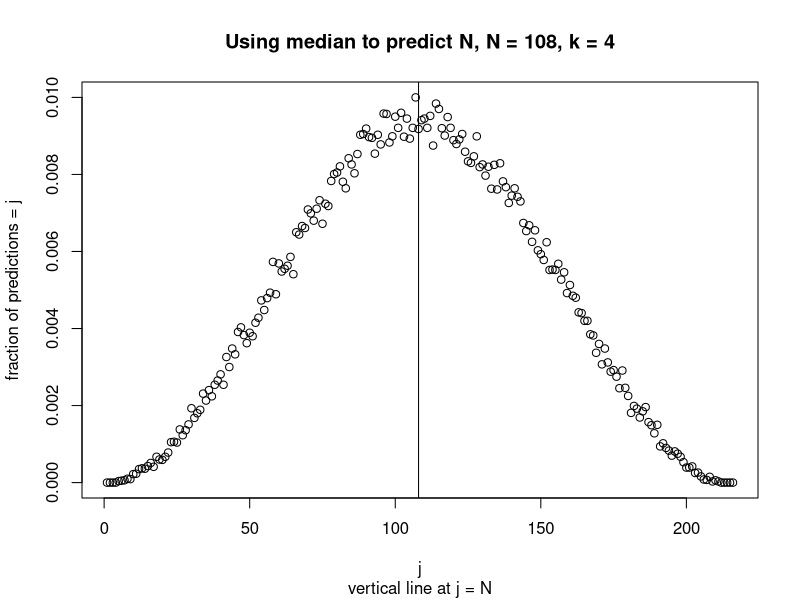
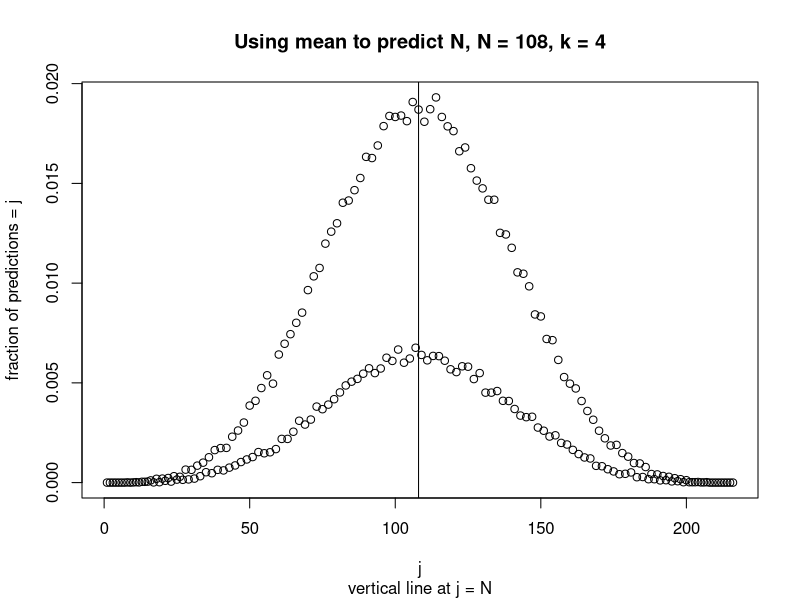
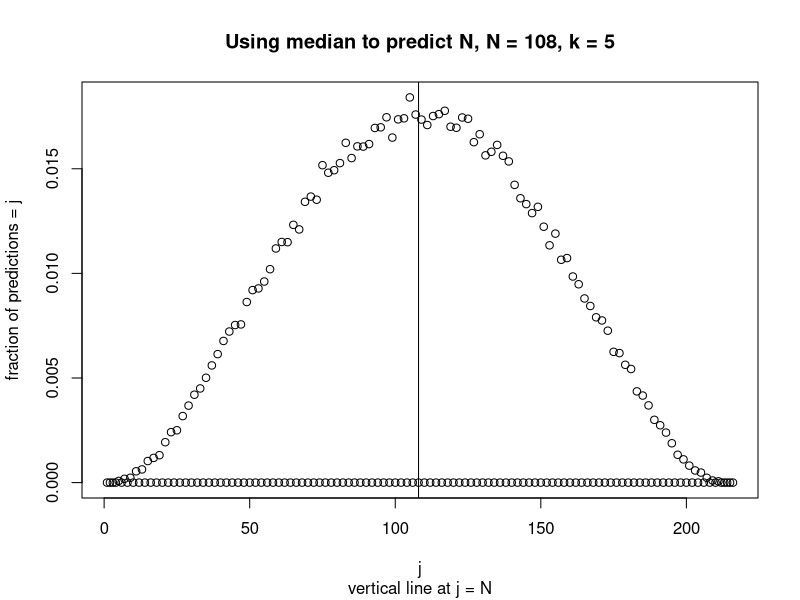
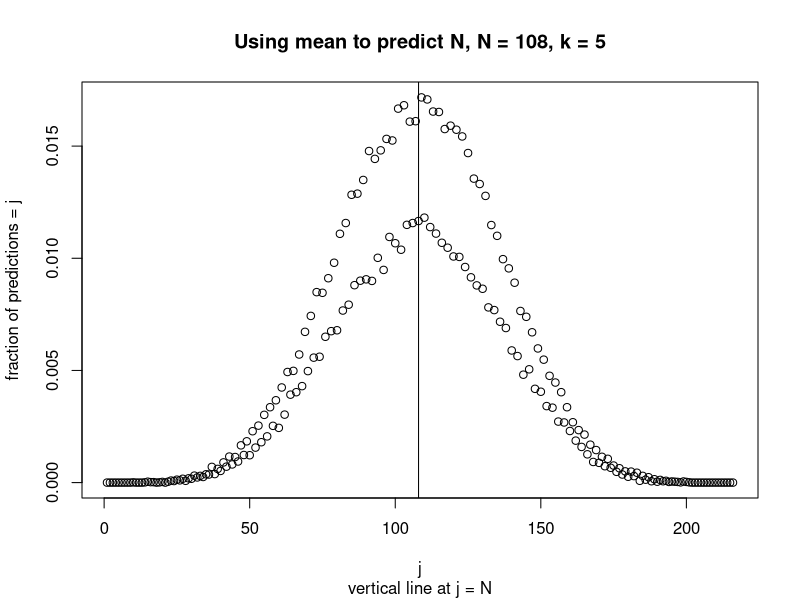
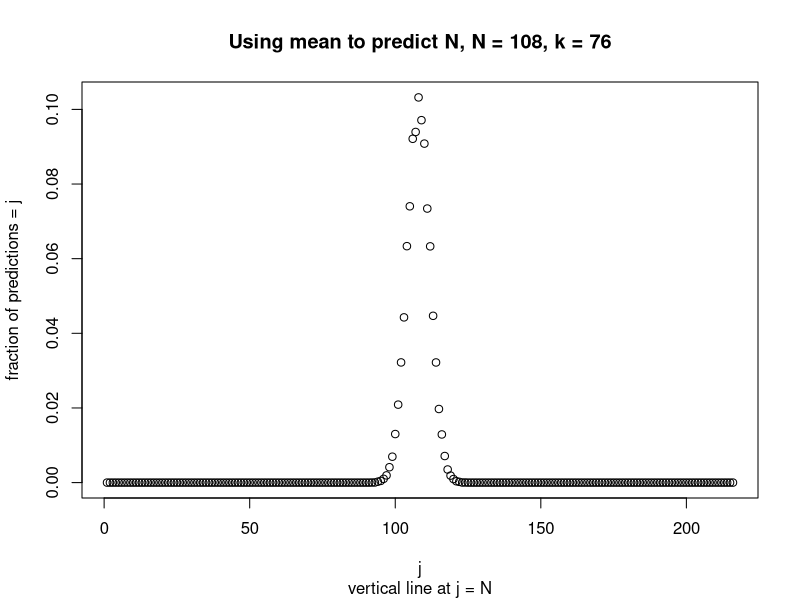
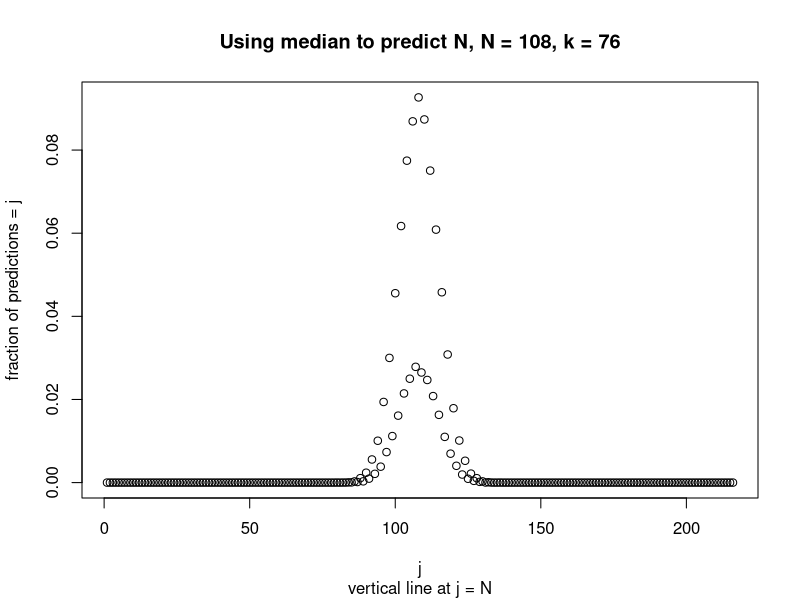
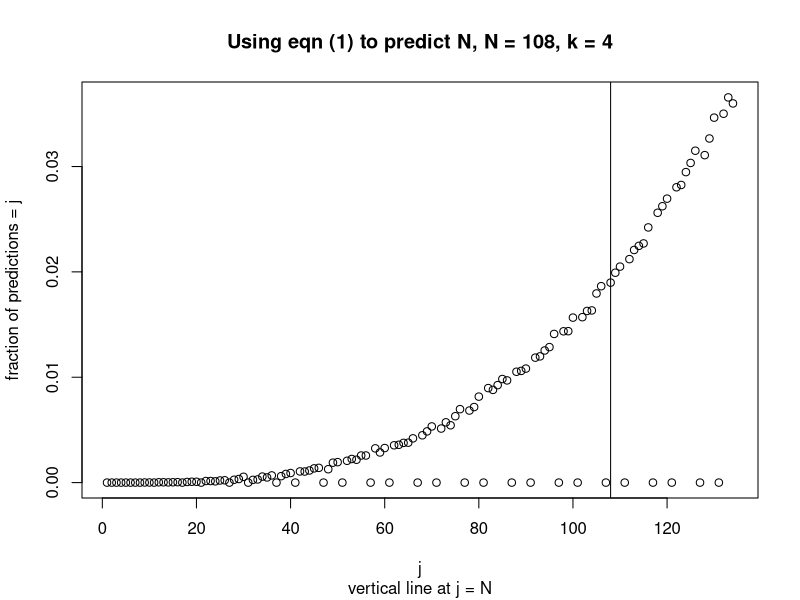

Write the R code that produced these figures, in order.
## ---- chunk 1
mean.or.median.of.k.samples.for.finding.N <- 
                     function(N, k, Lrepl, numMCsamples, CIfraction) {
# March 4, 2022   Alan E. Berger
# 
# Given a positive integer N and k independent random samples from the
# integers 1 through N; without replacement if Lrepl = FALSE, 
# with replacement if Lrepl = TRUE, 
# will try to estimate N from the k random samples using their mean and 
# using their median as detailed below.

# Will do numMCsamples Monte Carlo simulations to see how well this does.
# For each the mean and the median: return a data frame
# containing, for each integer j in 1:2N, the fraction of the simulations
# for which the estimated value of N was equal to j (sorted high to low). 
# Also return the CIfraction confidence interval (CI) about N, 
# e.g., CIfraction equal 0.95,
# meaning the smallest range of integers [j1, j2] such that N is in
# this interval AND at least
#        ceiling(numMCsamples * CIfraction)
# of the estimated values for N from the
# numMCsamples simulation runs are between j1 and j2 (including
# the endpoints j1 and j2). 
# Also return CIlen equal j2 - j1
# This confidence interval might not be symmetric about N. Its length
# will be used as a measure of the quality of the method for estimating N.
# Also return the number of times the estimate is correct (exactly N).
# 
# 
# Note before doing one or more simulation runs, should use set.seed  
# to set the random number generator seed to some recorded integer so
# will be able to reproduce the result. 


# numMCsamples times: use the sample function to select k (approximately) 
# independent random samples from 1:N, with or without replacement 
# governed by Lrepl, 
# then take the mean (m) and median (med) of the k samples. 

# If k were set to N, then with a bit of algebra one can check that:
# one would recover N exactly by doing:
# for the mean:  Nm = 2*m - 1   # N estimated from m
# for the median: Nmed = 2*med - 1   # N estimated from med
#                                      Nmed will always be an integer
# Will use these formulas: Nm = 2*m - 1     Nmed = 2*med - 1   
# to estimate N
# 
# ******* note if k were odd, then med would always be an integer 
# *******      so Nmed would always be an odd integer
#
# For actual mean (m) values from k samples, 
# we will use the round function to get the nearest integer to Nm 
# these rounded estimated values for N will be denoted by:    rNm 

# Note the mean and median of the k samples are 
# at least 1 and at most N,
# so rNm and Nmed are between 1 and 2*N 

# **** note round(a positive integer K + 0.5) will be the EVEN integer
# that is closest to K 
# For example, round(2.5) is 2 and round(3.5) is 4
# This will have a noticeable effect if, e.g., k is 4


# This R function will return two data frames, 
# one from using Nm and one from using Nmed to estimate N.
# Column 2 of each data frame will contain the fraction of 
# the numMCsamples runs for which round(Nm), Nmed, respectively, was 
# equal to the integer j, for j = 1, 2, ... , 2*N       
# Column 1 will be the integers 1 through 2*N
# Each data frame will be sorted from high to low based on column 2. 
 

# simple checks (a "library" level code would check the validity of 
# all the function arguments)
if(k < 1) stop("k is < 1")
if(N < k) stop("N is < k")


# Initialize vectors NmVector and NmedVector of length 2*N containing
# all 0's, and then for each of the numMCsamples simulation runs, 
# add 1 to index rNm of NmVector, and add 1 to index Nmed of NmedVector
# Also initialize other required vectors:

Nvector <- 1:N  # will do k samples from Nvector, 
# with replacement governed by Lrepl
#

jVector <- 1:(2*N)
NmVector <- vector(mode = "integer", length = 2*N)
NmedVector <- vector(mode = "integer", length = 2*N)

# initialize vectors to contain all the numMCsamples estimated
# values for N (will use them to obtain confidence intervals)
 
Nvalues.mean <- numeric(numMCsamples)
Nvalues.median <- numeric(numMCsamples)


# Do the numMCsamples Monte Carlo sampling runs using basic R commands
# and "collect" the results in NmVector, NmedVector,  
#                               Nvalues.mean, Nvalues.median 
# Then form the two data frames Nm.df and Nmed.df: 
# for the mean; from jVector and NmVector / numMCsamples
# for the median; from jVector and NmedVector / numMCsamples
# Then sort each data frame based on descending order in column 2

# Also use the   
#        obtain.conf.interval.from.vector.vec.about.value.y.4March2022 
# function to get the CIfraction confidence interval (CI) [CIleft, CIright]
# about N from Nvalues.mean and from  Nvalues.median 
# This function returns a vector containing the confidence interval,
#  its length, the confidence level that was requested, here CIfraction,
#  the number of times the estimate for N is exactly N, and the value 
#  the confidence interval is for (here N).

# return the list containing Nm.df and Nmed.df and the confidence interval
# vector from Nvalues.mean and from  Nvalues.median, and also 
# Nvalues.mean and Nvalues.median 

##########################################################################

# Do the numMCsamples Monte Carlo sampling runs using basic R commands

for (i in 1:numMCsamples) {
   ksamples <- sample(Nvector, size = k, replace = Lrepl, prob = NULL)
   rNm <- round(2 * mean(ksamples) - 1)
   Nmed <- 2 * median(ksamples) - 1
   NmVector[rNm] <- NmVector[rNm] + 1L
   NmedVector[Nmed] <- NmedVector[Nmed] + 1L

   Nvalues.mean[i] <- rNm
   Nvalues.median[i] <- Nmed
}

Nm.df <- data.frame(j = jVector, Nm.frac = NmVector / numMCsamples)
Nmed.df <- 
       data.frame(j = jVector, Nmed.frac = NmedVector / numMCsamples)

# sort the data frames

sort.indices <- sort.list(NmVector, decreasing = TRUE)
Nm.df <- Nm.df[sort.indices, ]

sort.indices <- sort.list(NmedVector, decreasing = TRUE)
Nmed.df <- Nmed.df[sort.indices, ]

# get the confidence intervals
vec <- Nvalues.mean
Nmean.CIvector <- 
   obtain.conf.interval.from.vector.vec.about.value.y.4March2022(vec,
                    y = N, conf.level = CIfraction)

vec <- Nvalues.median
Nmedian.CIvector <- 
   obtain.conf.interval.from.vector.vec.about.value.y.4March2022(vec,
                    y = N, conf.level = CIfraction)


list.to.return <- list(Nmean.df = Nm.df, Nmedian.df = Nmed.df, 
  Nmean.CIvector = Nmean.CIvector, Nmedian.CIvector = Nmedian.CIvector,
  Nvalues.mean = Nvalues.mean, Nvalues.median = Nvalues.median)

return(list.to.return)

# example run:
# set.seed(123)
# twodf <- mean.or.median.of.k.samples.for.finding.N(N = 100, 
#      k = 4, Lrepl = FALSE, numMCsamples = 100000, CIfraction = 0.95)
# plot(twodf[[1]])
# plot(twodf[[2]])

}
## ---- chunk 2
obtain.conf.interval.from.vector.vec.about.value.y.4March2022 <- 
                     function(vec, y, conf.level) {
# March 4, 2022   Alan E. Berger
# 
# Given a vector vec of real numbers, and a real number y, and
# a positve confidence level, conf.level, less than 1 (e.g., 0.95), 
# return the smallest confidence interval (CI)
#     [CIleft, CIright] 
# that contains y AND 
# contains at least NCI = conf.level * length(vec) of the entries of vec.
# Actually, use ceiling(NCI) 
# which is the smallest integer that is at least as large as NCI.
# Also return the number of entries of vec that equal y.

# Return the vector containing CIleft, CIright and CIlen = CIright - CIleft
# Note this confidence interval is NOT necessarily symmetric about y.

# Method: Let v equal sort(vec) and use windows of 
# subsets of v of length NCI, denoted by   
#                                         v[j], v[j+1], ... , v[j+NCI-1]
# and find the one that contains y in 
# its range AND for which v[j+NCI-1] - v[j] is smallest

# Initialize values, then examine all such intervals to find
# the smallest length confidence interval 

veclen <- length(vec)
v <- sort(vec)
NCI <- ceiling(conf.level * veclen)
# check y is in the range of vec
if((y < v[1]) || (y > v[veclen])) stop("y NOT in range of vec")

CIleft <- v[1]
CIright <- v[veclen]
CIlen <- CIright - CIleft

# examine all sub-intervals of length NCI

for(j in 1:(veclen - NCI + 1)) {
   jrt <- NCI - 1 + j
   a <- v[j]
   b <- v[jrt]
   if((y < a) || (y > b)) next   # skip if y not in this interval
   lenab <- b - a
   if(lenab < CIlen) {
      CIleft <- a
      CIright <- b
      CIlen <- lenab
   }
}

# get number of entries in vec that equal y
exact.count <- length(which(vec == y)) # be aware of possible 
#  finite precision issues, 
# for example, (6./10.) * 7. - (7./10.) * 6. == 0  is FALSE
# When vec and y have integer values this will not be a problem.

CIvector <- c(CIleft = CIleft, CIright = CIright, CIlen = CIlen, 
              conf.level = conf.level, 
              exact.count = exact.count, y = y)
return(CIvector)   
}
## ---- chunk 3
# have in effect sourced the two functions above

# set plot size 
# from 
# https://stackoverflow.com/questions/1279003/specify-width-and-height-of-plot
# see answer by Cybernetic May 20, 2018 
# sets the options for the plot size in inches
set_plot_dimensions <- function(width_choice, height_choice) {
       options(repr.plot.width=width_choice, repr.plot.height=height_choice)
       }
set_plot_dimensions(5, 4)

set.seed(123)  # so can reproduce the results

resultsList <- mean.or.median.of.k.samples.for.finding.N(N = 108L, 
        k = 4L, Lrepl = FALSE, numMCsamples = 100000L, CIfraction = 0.95)

str(resultsList)  # see what is in resultsList and what the object names are

# do a scatterplot of the fraction of the numMCsamples predictions for N
# from using 2 * median - 1 that equal each integer j between 1 and 2*N

plot(resultsList$Nmedian.df, ylab = "fraction of predictions = j", 
     main = "Using median to predict N, N = 108, k = 4", 
     sub = "vertical line at j = N", ylim = c(0., 0.01))
abline(v = 108)  # plot vertical line at j = true value of N

# now do the corresponding scatter plot for the fraction of the numMCsamples 
# predictions for N from using 2 * mean - 1 that equal each 
# integer j between 1 and 2*N

plot(resultsList$Nmean.df, ylab = "fraction of predictions = j", 
     main = "Using mean to predict N, N = 108, k = 4", 
     sub = "vertical line at j = N")
abline(v = 108)
## ---- chunk 4
# print out the confidence interval from using the median to predict N
resultsList$Nmedian.CIvector

# and now print out the CI from using the mean to predict N
resultsList$Nmean.CIvector

# the CI for the mean is narrower, and more predicted values
# are exactly N from using the mean - though that is no doubt "helped" by
# the "enrichment" in even integer predictions since N is 108 (even)

# in the theme of knowing details of a calculation, let's look at plots
# from having k = 5

resultsList <- mean.or.median.of.k.samples.for.finding.N(N = 108L, 
        k = 5L, Lrepl = FALSE, numMCsamples = 100000L, CIfraction = 0.95)

# plot results from using the median

plot(resultsList$Nmedian.df, ylab = "fraction of predictions = j", 
     main = "Using median to predict N, N = 108, k = 5", 
     sub = "vertical line at j = N")
abline(v = 108)  # plot vertical line at j = true value of N


# Now what !!!!! 
# Well recall that when k is odd, the median of the k samples will be the 
# middle value (of the vector V of sorted sample values),
# and the estimate for N from the median is 2*median - 1
# which is always an ODD integer

# next plot the results from using the mean

plot(resultsList$Nmean.df, ylab = "fraction of predictions = j", 
     main = "Using mean to predict N, N = 108, k = 5", 
     sub = "vertical line at j = N")
abline(v = 108)  # plot vertical line at j = true value of N

# OK, now what is going on

head(resultsList$Nmean.df)

# We see enrichment in ODD integer predictions for N

# Here is why:
# The mean of 5 integers will have the form (with K an integer)
# K, K + 0.2, K + 0.4, K + 0.6, K + 0.8
# and 2*K - 1 will then have the form
# 2K - 1, 2K - 0.6, 2K - 0.2, 2K + 0.2, 2K + 0.6
# and round applied to these will give
# 2K - 1, 2K - 1, 2K, 2K, 2K + 1
# so enriched in ODD integers !!

# Finally, lets look at a case where k is fairly close to N

resultsList <- mean.or.median.of.k.samples.for.finding.N(N = 108L, 
        k = 76L, Lrepl = FALSE, numMCsamples = 100000L, CIfraction = 0.95)

# plot the results from using the mean to predict N

plot(resultsList$Nmean.df, ylab = "fraction of predictions = j", 
     main = "Using mean to predict N, N = 108, k = 76", 
     sub = "vertical line at j = N")

# The mean plot behaves nicely, since the fraction of the time the
# mean of a large number of integer values will be an integer + 1/2
# is rather small

# Now plot the results from using the median to predict N

plot(resultsList$Nmedian.df, ylab = "fraction of predictions = j", 
     main = "Using median to predict N, N = 108, k = 76", 
     sub = "vertical line at j = N")

# Curioser and Curioser

head(resultsList$Nmedian.df)

# Well, I have an explanation for this too
# With this many samples (and k even), it is fairly likely the median
# (which will be the average of the two middle values of the 
# samples) will be the average of 2 CONSECUTIVE integers,
# so 2*median - 1 will have the form (j + j + 1) - 1 which is EVEN

## ---- chunk 5
# See how well equation (1) does for predicting N

set.seed(123)

N <- 108L
k <- 4L
numMCsamples <- 100000L
CIfraction <- 0.95
Lrepl <- FALSE


# Initialize required vectors 
Nvector <- 1:N
jVector <- 1:134  # 1:(2*N)  for k = 4, 134 is the max from equation 1
eqn1Vector <- vector(mode = "integer", length = 134) ## 134 is the max 

Neqn1.values <- numeric(numMCsamples)

# Do the numMCsamples Monte Carlo sampling runs using basic R commands

for (i in 1:numMCsamples) {
   ksamples <- sample(Nvector, size = k, replace = Lrepl, prob = NULL)
   Neqn1 <- max(ksamples) * (k + 1) / k   -  1
   Neqn1 <- round(Neqn1)
   eqn1Vector[Neqn1] <- eqn1Vector[Neqn1] + 1L

   Neqn1.values[i] <- Neqn1
}

Neqn1.df <- data.frame(j = jVector, Neqn1.frac = eqn1Vector / numMCsamples)

# sort the data frame

sort.indices <- sort.list(eqn1Vector, decreasing = TRUE)
Neqn1.df <- Neqn1.df[sort.indices, ]

# get the confidence intervals
vec <- Neqn1.values
Neqn1.CIvector <- 
   obtain.conf.interval.from.vector.vec.about.value.y.4March2022(vec,
                    y = N, conf.level = CIfraction)

# list.to.return <- list(Neqn1.df = Neqn1.df, 
#  Neqn1.CIvector = Neqn1.CIvector, 
#  Neqn1.values)

# plot how well equation (1) does in estimating N

 plot(Neqn1.df, ylab = "fraction of predictions = j", 
      main = "Using eqn (1) to predict N, N = 108, k = 4", 
      sub = "vertical line at j = N")
abline(v = 108)  # plot vertical line at j = true value of N

# Note round((5/4)* 1:108) - 1) will have "gaps", that is several
# integers whose values will not be attained

# display the confidence interval
Neqn1.CIvector

# We see that this is quite a bit better than the estimates
# from the mean or median
